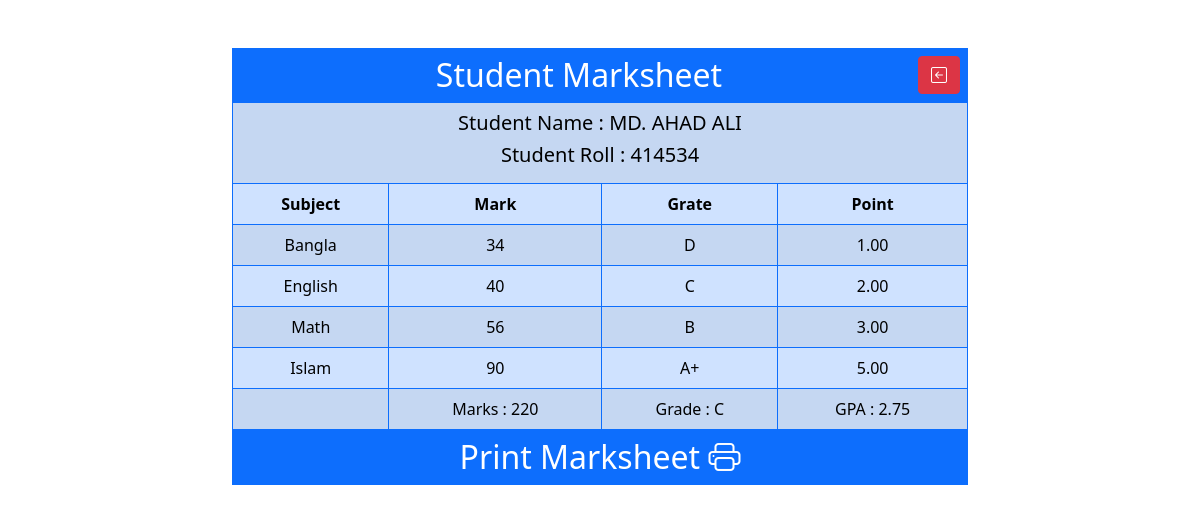
The page /view.php?view=12 on the database its author committed.
### tables this page shows
CREATE TABLE `marksheet` (
  `id` int NOT NULL,
  `name` varchar(255) NOT NULL,
  `roll` int NOT NULL,
  `bangla` int NOT NULL,
  `math` int NOT NULL,
  `english` int NOT NULL,
  `islam` int NOT NULL
);

### view.php (the view, shortened to what this page needs)
<?php
include 'db_connec.php';
if ($_GET['view']) {
  $viewId        = $_GET['view'];
  $select_data   = "SELECT * FROM marksheet WHERE id = $viewId";
  $sql           = mysqli_query($connec, $select_data);
  $arry_data     = mysqli_fetch_assoc($sql);
  $userName = $arry_data['name'];
  $roll     = $arry_data['roll'];
  $bangla   = $arry_data['bangla'];
  $math     = $arry_data['math'];
  $english  = $arry_data['english'];
  $islam    = $arry_data['islam'];
  $bnMark   = '';
  $mathMark = '';
  $enMark   = '';
  $isMark   = '';
  $bnGrade    = '';
  $mathGrade  = '';
  $enGrade    = '';
  $isGrade    = '';
  $bnPoint    = '';
  $mathPoint  = '';
  $enPoint    = '';
  $isPoint    = '';
  if ($bangla > 100 && $bangla < 0) {
    echo "Invalid";
  } else if (($bangla >= 80)) {
    $bnMark  = $bangla;
    $bnGrade = "A+";
    $bnPoint = "5.00";
  } else if ($bangla >= 70) {
    $bnMark  = $bangla;
    $bnGrade = "A";
    $bnPoint = "4.00";
  } else if ($bangla >= 60) {
    $bnMark  = $bangla;
    $bnGrade = "A-";
    $bnPoint = '3.50';
  } else if ($bangla >= 50) {
    $bnMark  = $bangla;
    $bnGrade = "B";
    $bnPoint = "3.00";
  } else if ($bangla >= 40) {
    $bnMark  = $bangla;
    $bnGrade = "C";
    $bnPoint = "2.00";
  } else if ($bangla >= 33) {
    $bnMark  = $bangla;
    $bnGrade = "D";
    $bnPoint = '1.00';
  } else {
    $bnMark  = $bangla;
    $bnGrade = "Fail";
    $bnPoint = "0.00";
  };
  if ($math > 100 && $math < 0) {
    echo "Invalid";
  } else if ($math >= 80) {
    $mathMark  = $math;
    $mathGrade = "A+";
    $mathPoint = "5.00";
  } else if ($math >= 70) {
    $mathMark  = $math;
    $mathGrade = "A";
    $mathPoint = "4.00";
  } else if ($math >= 60) {
    $mathMark  = $math;
    $mathGrade = "A-";
    $mathPoint = "3.50";
  } else if ($math >= 50) {
    $mathMark  = $math;
    $mathGrade = "B";
    $mathPoint = "3.00";
  } else if ($math >= 40) {
    $mathMark  = $math;
    $mathGrade = "C";
    $mathPoint = "2.00";
  } else if ($math >= 33) {
    $mathMark  = $math;
    $mathGrade = "D";
    $mathPoint = "1.00";
  } else {
    $mathMark  = $math;
    $mathGrade = "Fail";
    $mathPoint = "0.00";
  }
  if ($english > 100 && $english < 0) {
    echo "Invalid";
  } else if ($english >= 80) {
    $enMark    = $english;
    $enGrade   = "A+";
    $enPoint   = "5.00";
  } else if ($english >= 70) {
    $enMark    = $english;
    $enGrade   = "A";
    $enPoint   = "4.00";
  } else if ($english >= 60) {
    $enMark    = $english;
    $enGrade   = "A-";
    $enPoint   = "3.50";
  } else if ($english >= 50) {
    $enMark    = $english;
    $enGrade   = "B";
    $enPoint   = "3.00";
  } else if ($english >= 40) {
    $enMark    = $english;
    $enGrade   = "C";
    $enPoint   = "2.00";
  } else if ($english >= 33) {
    $enMark    = $english;
    $enGrade   = "D";
    $enPoint   = "1.00";
  } else {
    $enMark    = $english;
    $enGrade   = "Fail";
    $enPoint   = "0.00";
  }
  if ($islam > 100 && $islam < 100) {
    echo "Invalid";
  } else if ($islam >= 80) {
    $isMark = $islam;
    $isGrade = "A+";
    $isPoint = "5.00";
  } else if ($islam >= 70) {
    $isMark = $islam;
    $isGrade = "A";
    $isPoint = "4.00";
  } else if ($islam >= 60) {
    $isMark = $islam;
    $isGrade = "A-";
    $isPoint = "3.50";
  } else if ($islam >= 50) {
    $isMark = $islam;
    $isGrade = "B";
    $isPoint = "3.00";
  } else if ($islam >= 40) {
    $isMark = $islam;
    $isGrade = "C";
    $isPoint = "2.00";
  } else if ($islam >= 33) {
    $isMark = $islam;
    $isGrade = "D";
    $isPoint = "1.00";
  } else {
    $isMark = $islam;
    $isGrade = "Fail";
    $isPoint = "0.00";
  };
  $sumMark = $bnPoint + $mathPoint + $enPoint + $isPoint;
  $avarageMark = $sumMark / 4;
  $avaGrade = '';
  if ($avarageMark >= 5.00) {
    $avaGrade = "A+";
  } else if ($avarageMark >= 4.00) {
    $avaGrade = "A";
  } else if ($avarageMark >= 3.50) {
    $avaGrade = "A-";
  } else if ($avarageMark >= 3.00) {
    $avaGrade = "B";
  } else if ($avarageMark >= 2.00) {
    $avaGrade = "C";
  } else if ($avarageMark >= 1.00) {
    $avaGrade = "D";
  } else {
    $avaGrade = "Fail";
  }
  $totalMark = $bangla + $math + $english + $islam;
}
?>
<!DOCTYPE html>
<html lang="en">
<head>
  <link rel="stylesheet" href="https://cdn.jsdelivr.net/npm/bootstrap@5.0.2/dist/css/bootstrap.min.css">
  <link rel="stylesheet" href="https://cdn.jsdelivr.net/npm/bootstrap-icons@1.5.0/font/bootstrap-icons.css">
</head>
<body style="text-align: center;">
  <div class="container">
    <div class="row">
      <div class="col-sm-8 mx-auto pt-4 mt-4">
        <h2 class="text-center p-2 m-0 bg-primary text-white">Student Marksheet
          <a href="display.php" class='btn btn-danger float-end' id="add_btn"><i class="bi bi-arrow-left-square"></i></a>
        </h2>
        <div class="data-info">
          <table class='table table-primary table-striped table-hover table table-bordered border-primary mb-0'>
            <tr>
              <th colspan="4">
                <center>
                  <h5>Student Name : <?= $userName ?> </h5>
                  <h5>Student Roll : <?= $roll ?> </h5>
                </center>
              </th>
            </tr>
            <tr>
              <th>Subject</th>
              <th>Mark</th>
              <th>Grate</th>
              <th>Point</th>
            </tr>
            <tr>
              <td>Bangla</td>
              <td><?= $bnMark ?></td>
              <td><?= $bnGrade ?></td>
              <td><?= $bnPoint ?></td>
            </tr>
            <tr>
              <td>English</td>
              <td><?= $enMark ?></td>
              <td><?= $enGrade ?></td>
              <td><?= $enPoint ?></td>
            </tr>
            <tr>
              <td>Math</td>
              <td><?= $mathMark ?></td>
              <td><?= $mathGrade ?></td>
              <td><?= $mathPoint ?></td>
            </tr>
            <tr>
              <td>Islam</td>
              <td><?= $isMark ?></td>
              <td><?= $isGrade ?></td>
              <td><?= $isPoint ?></td>
            </tr>
            <tr>
              <td colspan="1"></td>
              <td>Marks : <?= $totalMark ?></td>
              <td>Grade : <?= $avaGrade ?> </td>
              <td>
                GPA : <?= $avarageMark ?>
              </td>
            </tr>
          </table>
        </div>
        <h2 id="btn" class="text-center p-2 m-0 bg-primary text-white" style="cursor: pointer;" onclick="window.print()">Print Marksheet
          <i class="bi bi-printer"></i>
        </h2>
      </div>
    </div>
</body>
</html>

### rows shown on the page
marksheet: name "MD. AHAD ALI", roll "414534", bangla "34", bangla "D", bangla "1.00", english "40", english "C", english "2.00", math "56", math "B", math "3.00", islam "90", islam "A+", islam "5.00", totalMark "220", avaGrade "C", avarageMark "2.75"
